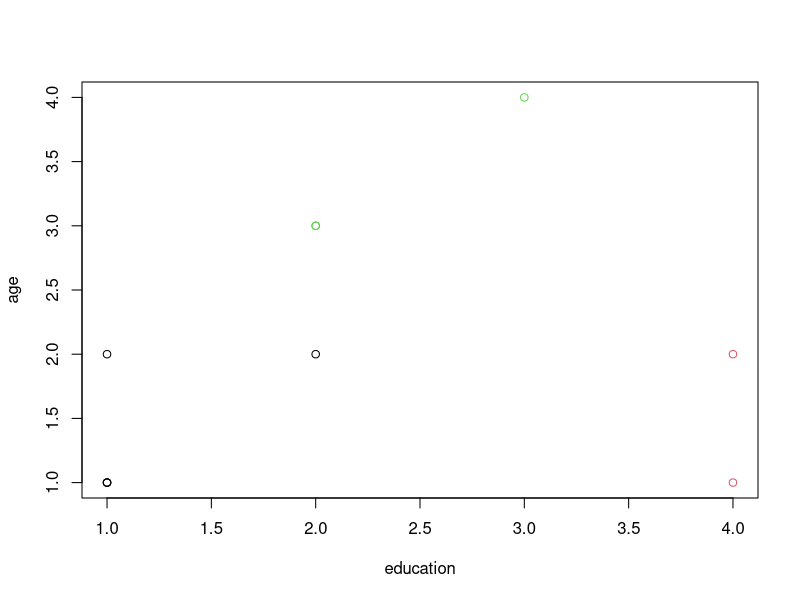
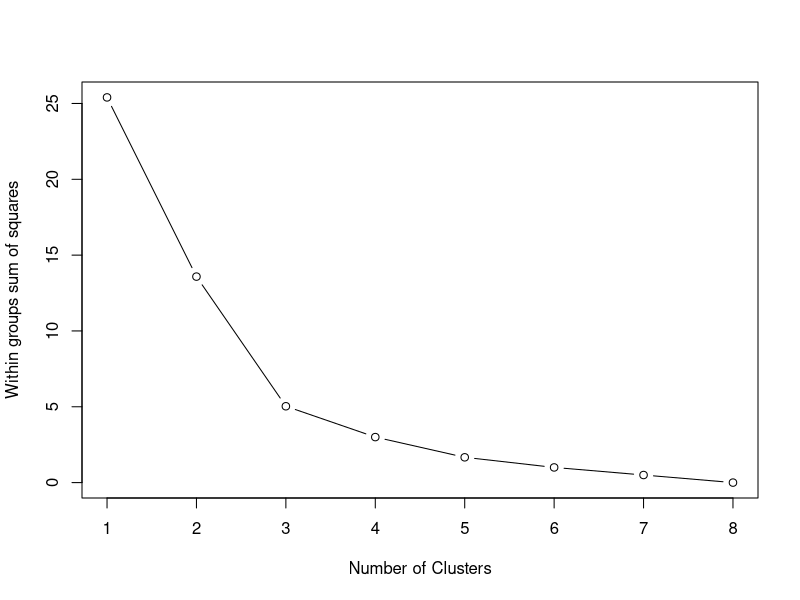

Here is the R script that generated these plots, in order:
## ---- chunk 1
gender <- c(1,0,0,1,1,0,0,1,0,1)
education <- c(1,2,1,2,3,4,4,2,1,1)
age <- c(1,2,1,3,4,2,1,3,2,1)
## ---- chunk 2
dset <- data.frame(gender,education,age)
## ---- chunk 3
# Step 1
# Randomly assign the number of clusters to 3 with 20 iterations

kmeans_dset <- kmeans(dset,3, nstart=20)

# Look at the results

kmeans_dset
summary(kmeans_dset)
table(kmeans_dset$cluster)
plot(age ~ education, data = dset, col = kmeans_dset$cluster)

# Step 2
# Find a better value for the number of clusters using a scree plot

#### Initialize total within sum of squares error
wss <- 0

# For 1 to 8 cluster centers - because we have 10 values
for (i in 1:8) {
  km.out <- kmeans(dset, centers = i, nstart=20)
  # Save total within sum of squares to wss variable
  wss[i] <- km.out$tot.withinss
}

# Plot total within sum of squares vs. number of clusters
plot(1:8, wss, type = "b", 
     xlab = "Number of Clusters", 
     ylab = "Within groups sum of squares")

# Set k equal to the number of clusters corresponding to the elbow location
k <- 3

